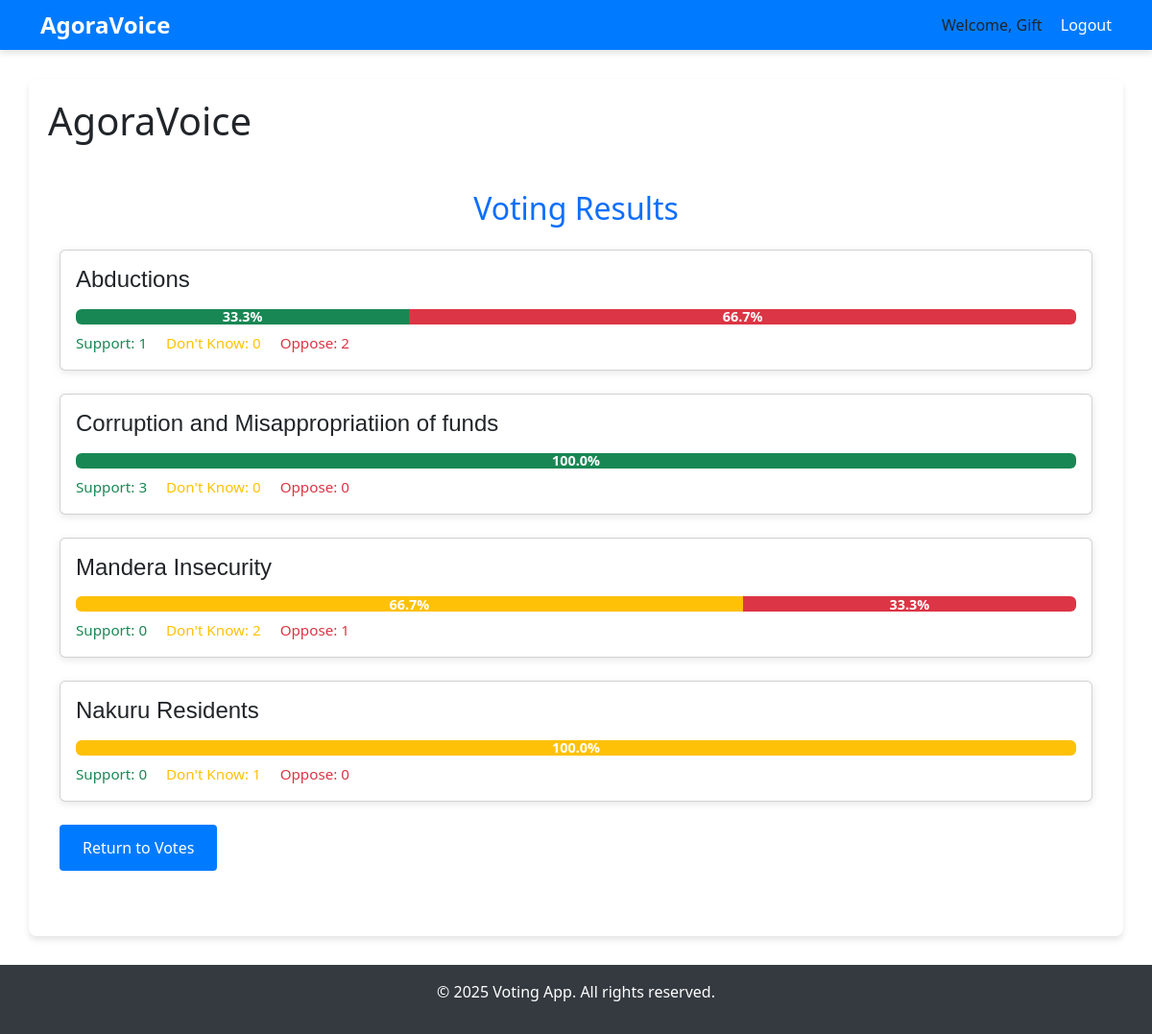
The page /results (signed in) on the database its author committed.
### app.py (models this page shows)
class User(UserMixin, db.Model):
    id = db.Column(db.Integer, primary_key=True)
    username = db.Column(db.String(100), unique=True, nullable=False)
    email = db.Column(db.String(100), unique=True, nullable=False)
    password = db.Column(db.String(200), nullable=False)
    is_admin = db.Column(db.Boolean, default=False)

class Issue(db.Model):
    id = db.Column(db.Integer, primary_key=True)
    title = db.Column(db.String(100), nullable=False)
    description = db.Column(db.Text)
    votes = db.Column(db.Integer, default=0)
    category_id = db.Column(db.Integer, db.ForeignKey('category.id'))
    category = db.relationship('Category', backref='issues')
    created_at = db.Column(db.DateTime, default=datetime.utcnow)
    updated_at = db.Column(db.DateTime, default=datetime.utcnow, onupdate=datetime.utcnow)

### app.py (the view)
@app.route('/results')
def results():
    results_data = db.session.query(
        Issue.title,
        db.func.count(UserVote.id).filter(UserVote.vote_type == "agree").label("agree"),
        db.func.count(UserVote.id).filter(UserVote.vote_type == "not_sure").label("not_sure"),
        db.func.count(UserVote.id).filter(UserVote.vote_type == "disagree").label("disagree"),
        db.func.count(UserVote.id).label("total")
    ).join(UserVote).group_by(Issue.title).all()
    results = []
    for row in results_data:
        results.append({
            "issue": {"title": row.title},
            "agree": row.agree,
            "not_sure": row.not_sure,
            "disagree": row.disagree,
            "total": row.total
        })
    return render_template("results.html", results=results)

### app.py (called while the page is built)
@login_manager.user_loader
def load_user(user_id):
    return User.query.get(int(user_id))

### app/templates/results.html (shortened to what this page needs)
{% extends "base.html" %}
{% block extra_head %}
  <link rel="stylesheet" href="{{ url_for('static', filename='results.css') }}">
  <link href="https://cdn.jsdelivr.net/npm/bootstrap@5.3.0-alpha1/dist/css/bootstrap.min.css" rel="stylesheet">
{% endblock %}
{% block content %}
<div class="results-container container my-5">
  <h2 class="text-center text-primary mb-4">Voting Results</h2>
  {% for result in results %}
    <div class="issue-result card mb-4">
      <div class="card-body">
        <h5 class="card-title">{{ result.issue.title }}</h5>
        {% if result.total > 0 %}
          {% set percent_agree = (result.agree / result.total * 100) %}
          {% set percent_not_sure = (result.not_sure / result.total * 100) %}
          {% set percent_disagree = (result.disagree / result.total * 100) %}
          <div class="progress mb-2">
            <div class="progress-bar bg-success" role="progressbar" style="width: {{ percent_agree|round(2) }}%;" aria-valuenow="{{ result.agree }}" aria-valuemin="0" aria-valuemax="{{ result.total }}">
              {{ percent_agree|round(1) }}%
            </div>
            <div class="progress-bar bg-warning" role="progressbar" style="width: {{ percent_not_sure|round(2) }}%;" aria-valuenow="{{ result.not_sure }}" aria-valuemin="0" aria-valuemax="{{ result.total }}">
              {{ percent_not_sure|round(1) }}%
            </div>
            <div class="progress-bar bg-danger" role="progressbar" style="width: {{ percent_disagree|round(2) }}%;" aria-valuenow="{{ result.disagree }}" aria-valuemin="0" aria-valuemax="{{ result.total }}">
              {{ percent_disagree|round(1) }}%
            </div>
          </div>
        {% else %}
          <p class="text-muted">No votes recorded yet.</p>
        {% endif %}
        <div class="vote-counts">
          <span class="text-success me-3">Support: {{ result.agree }}</span>
          <span class="text-warning me-3">Don't Know: {{ result.not_sure }}</span>
          <span class="text-danger">Oppose: {{ result.disagree }}</span>
        </div>
      </div>
    </div>
  {% endfor %}
  <a href="{{ url_for('index') }}" class="button">Return to Votes</a>
</div>
{% endblock %}

### app/templates/base.html (shortened to what this page needs)
<!DOCTYPE html>
<html lang="en">
<head>
  <link rel="stylesheet" href="https://cdn.jsdelivr.net/npm/bootstrap@5.3.0/dist/css/bootstrap.min.css">
  <link rel="stylesheet" href="{{ url_for('static', filename='base.css') }}">
  {% block extra_head %}{% endblock %}
</head>
<body>
  <header>
    <div class="navbar">
      <div class="container">
        <a class="logo" href="{{ url_for('index') }}">AgoraVoice</a>
        <nav>
          {% if current_user.is_authenticated %}
            <span>Welcome, {{ current_user.username }}</span>
            <a href="{{ url_for('logout') }}">Logout</a>
          {% else %}
            <a href="{{ url_for('login') }}">Login</a>
            <a href="{{ url_for('register') }}">Register</a>
          {% endif %}
        </nav>
      </div>
    </div>
  </header>
  <main class="container">
    <h1>AgoraVoice</h1>
    {% block content %}{% endblock %}
  </main>
  <footer>
    <div class="container">
      <p>&copy; {{ current_year if current_year is defined else "2025" }} Voting App. All rights reserved.</p>
    </div>
  </footer>
</body>
</html>

### static/base.css (style rules this page uses)
body { font-family: 'Poppins', sans-serif; background-color: #f8f9fa; color: #343a40; margin: 0; }
.navbar { background: #007bff; padding: 1rem 0; box-shadow: 0 4px 6px rgba(0, 0, 0, 0.1); }
.navbar .container { display: flex; justify-content: space-between; align-items: center; }
.navbar .logo { color: #fff; font-size: 1.5rem; font-weight: bold; text-decoration: none; }
.navbar nav a { color: #fff; margin-left: 15px; text-decoration: none; font-weight: 500; transition: color 0.3s ease; }
main.container { margin-top: 30px; padding: 20px; background: #fff; border-radius: 8px; box-shadow: 0 4px 6px rgba(0, 0, 0, 0.1); }
footer { background: #343a40; color: #fff; text-align: center; padding: 1rem 0; margin-top: 30px; }

### static/results.css (style rules this page uses)
.results-container { margin-top: 2rem; }
.issue-result { border: none; border-radius: 8px; box-shadow: 0 2px 8px rgba(0, 0, 0, 0.1); }
.button { display: inline-block; padding: 0.75rem 1.5rem; background-color: #007bff; color: #fff; border-radius: 0.25rem; font-weight: 500; text-decoration: none; transition: background-color 0.3s ease; }
.issue-result .card-title { font-family: 'Poppins', sans-serif; font-size: 1.5rem; margin-bottom: 1rem; }
.progress { height: 30px; background-color: #e9ecef; border-radius: 5px; overflow: hidden; }
.progress-bar { font-weight: bold; font-size: 0.9rem; display: flex; align-items: center; justify-content: center; }
.vote-counts { font-size: 0.95rem; }

### rows shown on the page
User: username "Gift"
Issue: issue "Abductions", {{ percent_agree|round(2) }} 33.33 (drawn), percent_agree "33.3", {{ percent_disagree|round(2) }} 66.67 (drawn), percent_disagree "66.7", agree "1", not_sure "0", disagree "2"
Issue: issue "Mandera Insecurity", {{ percent_not_sure|round(2) }} 66.67 (drawn), percent_not_sure "66.7", {{ percent_disagree|round(2) }} 33.33 (drawn), percent_disagree "33.3", agree "0", not_sure "2", disagree "1"

### other values the page prints
{{ result.issue.title }} "Corruption and Misappropriatiion of funds" "Nakuru Residents"
{{ percent_agree|round(1) }} "100.0"
{{ result.agree }} "3" "0"
{{ result.not_sure }} "0" "1"
{{ result.disagree }} "0" "0"
{{ percent_not_sure|round(1) }} "100.0"
{{ current_year if current_year is defined else "2025" }} "2025"
